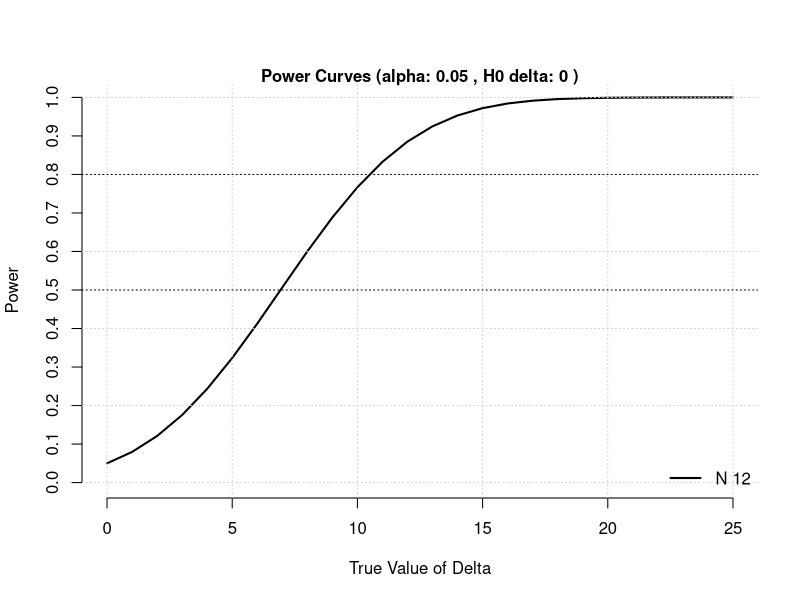

Source code (R):
### SigTest.R                               ###
### Author: Phil Woodward                   ###
### Pilot test code for Sams website        ###
### (last updated 2014 Jan 07)              ###
###############################################
### Reset R Environment ###
rm(list=ls())
ls()
###########################

#################################################################################
### SCENARIO SETTINGS (START)

DeltaLim = 0                       ### "sup" or "non-inf" delta limit for true delta. (must be >=0)
alpha = 0.05                       ### all 'tests' are 1-sided - set 1 value only

sigma = 10		      	     ### Residual st.dev. (between for PG or within for XO)
N     = 12
VarD = 2*sigma*sigma/N	           ### Enter as a function of sigma & N
#####################################################################################################
### Var.DeltaEst is the sampling variance of the conventional likelihood based estimator of delta ###
### Some typical values for common designs:									  ###
### PG with N arms per group: 2 res.var.between / N                                               ###
### XO with all N subjects receiving both treatments once only: 2 res.var.within / N              ###
### XO with all N subjects receiving one treatment once & the other twice: 1.5 res.var.within / N ###
### For more complex designs, Genstat can be used to obtain variance as constant times sigma^2    ###
#####################################################################################################
DF = 2*(N-1)		### Typically, PG= grps*(N-1), XO= prds*N-N-(trts-1)-(prds-1)

delta = seq(0, 25, by=1)  ### true value of delta (positive implies test is BETTER than comparator/control)
                          ### DeltaTrue will be on x-axis of graph, so should select many values to smooth the curve
### SCENARIO SETTINGS (END)
#################################################################################

###################################################
### Power calculations done using non-central t ###
Power = pt( qt(1-alpha, df= DF), df= DF, ncp= (delta - DeltaLim)/sqrt(VarD), lower.tail= FALSE )
###################################################

#############################################
###             PLOTS                     ###
###     ***** EDIT titles *****           ###
#############################################
### PLOT 1: Expected Decision Boundary    ###
### Normal approximation used here        ###
#############################################
### add later ###

########################################
###      Plot the power curve        ###
###      X-axis is delta.true        ###
### ***** EDIT titles & abline ***** ###
########################################
plot(delta, Power, type= "n", ylim= c(0,1), axes=F, xlab= "True Value of Delta", ylab= "Power")
title(main=paste("Power Curves (alpha:", alpha, ", H0 delta:", DeltaLim,")"), line=0, cex.main= 1)
axis(1)
axis(2, at= seq(0,1, by= 0.1))

lines(delta, Power, lwd= 2, lty= 1, col= "black")

grid()
abline(h=c(0.5,0.8), lty=3)
legend("bottomright", legend= paste( "N", N), lty= 1, bty= 'n', lwd= 2, col= "black")